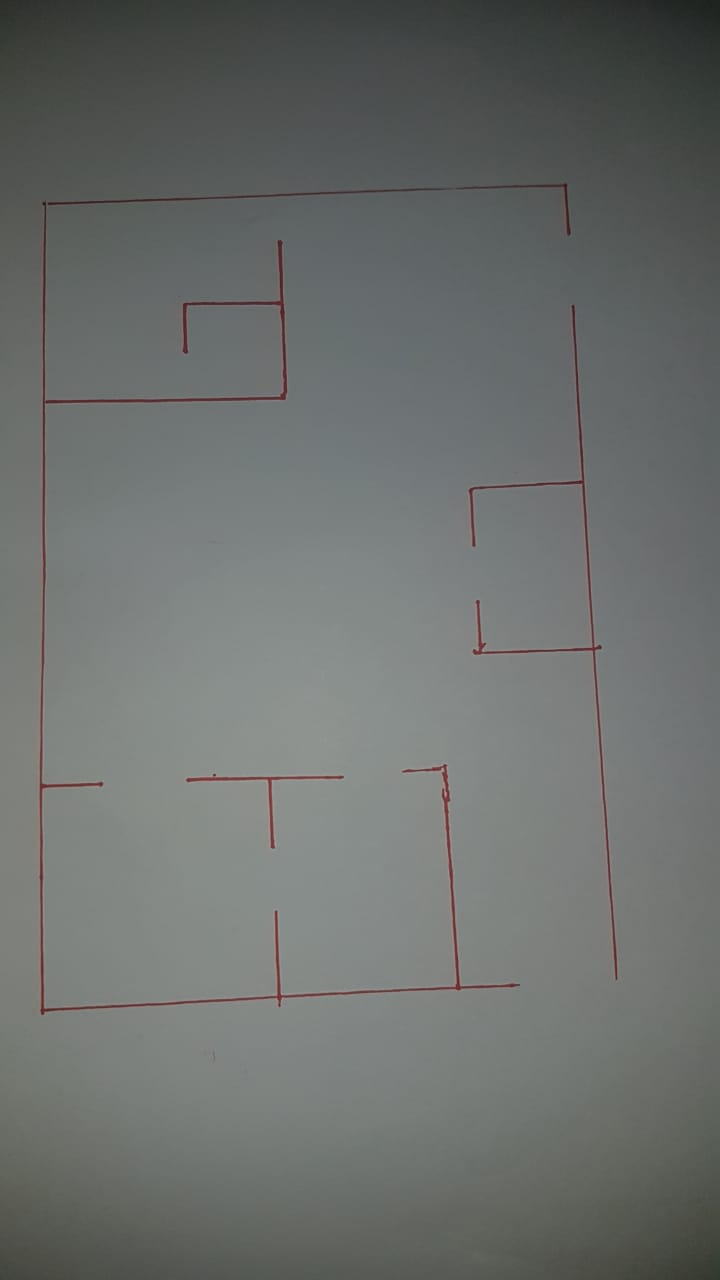
#> input picture Resources/newFiles/5.jpg, 720 x 1280 px
$ jupyter execute --allow-errors Masks_test.ipynb
#> lines starting #> are read from the running program, lines starting #| are printed output that depends on the picture; after the words box and inside, x2 and y2 are one past the last pixel; in counts of white or black regions, pixels touching at a corner belong together
[cell 1]
import cv2
import matplotlib.pyplot as plt
import numpy as np
import imutils

[cell 2]
def show_img(img, immediately_plot: bool = True):
    a = cv2.cvtColor(img.copy(), cv2.COLOR_BGR2RGB)
    plt.axis(False)
    plt.imshow(a)
    if(immediately_plot):
        plt.show()

[cell 3]
def color_filter():
    result = img.copy()
    image = cv2.cvtColor(img, cv2.COLOR_BGR2HSV)
    lower = np.array([155,25,0])
    upper = np.array([179,255,255])
    mask = cv2.inRange(img, lower, upper)
    result = cv2.bitwise_and(img, result, mask=mask)

[cell 4]
img = cv2.imread("Resources/newFiles/5.jpg")
#> img is the input picture: shape (1280, 720, 3); mean B, G, R 109.1, 111.2, 107.9

[cell 5]
gray = cv2.cvtColor(img, cv2.COLOR_BGR2GRAY)

# Find Canny edges
edged = cv2.Canny(gray, 30, 200)
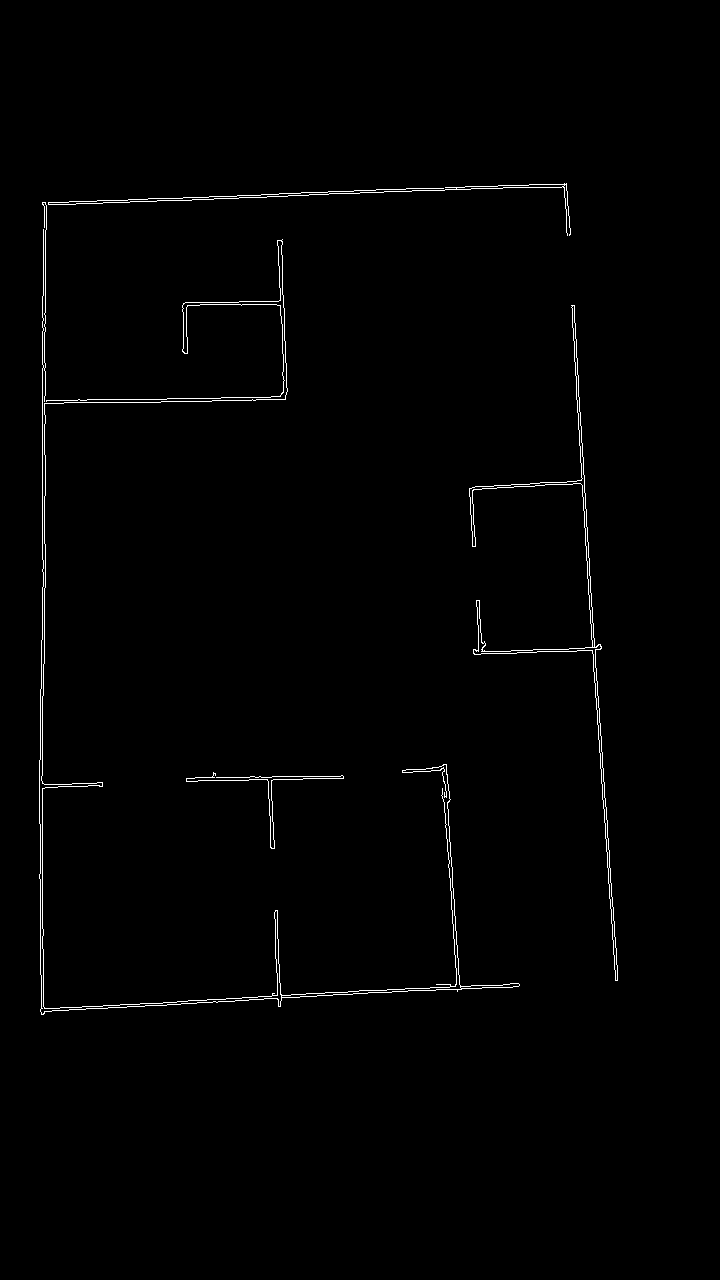
#> edged: shape (1280, 720); 0.89% white in thin lines or dots, all inside (x1, y1, x2, y2) = (39, 183, 618, 1015)

contours, hierarchy = cv2.findContours(edged,  cv2.RETR_EXTERNAL, cv2.CHAIN_APPROX_NONE)
#> contours = 4 contours, 1 with area under 20; largest, box (x1, y1, x2, y2) and area: (469, 305, 618, 981) 2340, (48, 183, 571, 236) 266, (39, 202, 520, 1015) 192

# show_img(edged)
hull_list = []
hull_area_list = []
for i in range(len(contours)):
    hull = cv2.convexHull(contours[i])
    hull_area_list.append(cv2.contourArea(hull))
    hull_list.append(hull)
#> this loop made 4 passes
#> after the loop, hull_area_list = [6391.5, 53116.5, 282214.5, 14397]; hull_list = 4 contours; box (x1, y1, x2, y2) and area: (39, 202, 520, 1015) 282214, (469, 305, 618, 981) 53116, (48, 183, 571, 236) 14397, (186, 772, 344, 849) 6392

# [4 lines of commented-out code are left out]

#> (the rest of this cell did not finish here and is left out)


$ run again, with Resources/newFiles/1.jpg copied over Resources/newFiles/5.jpg
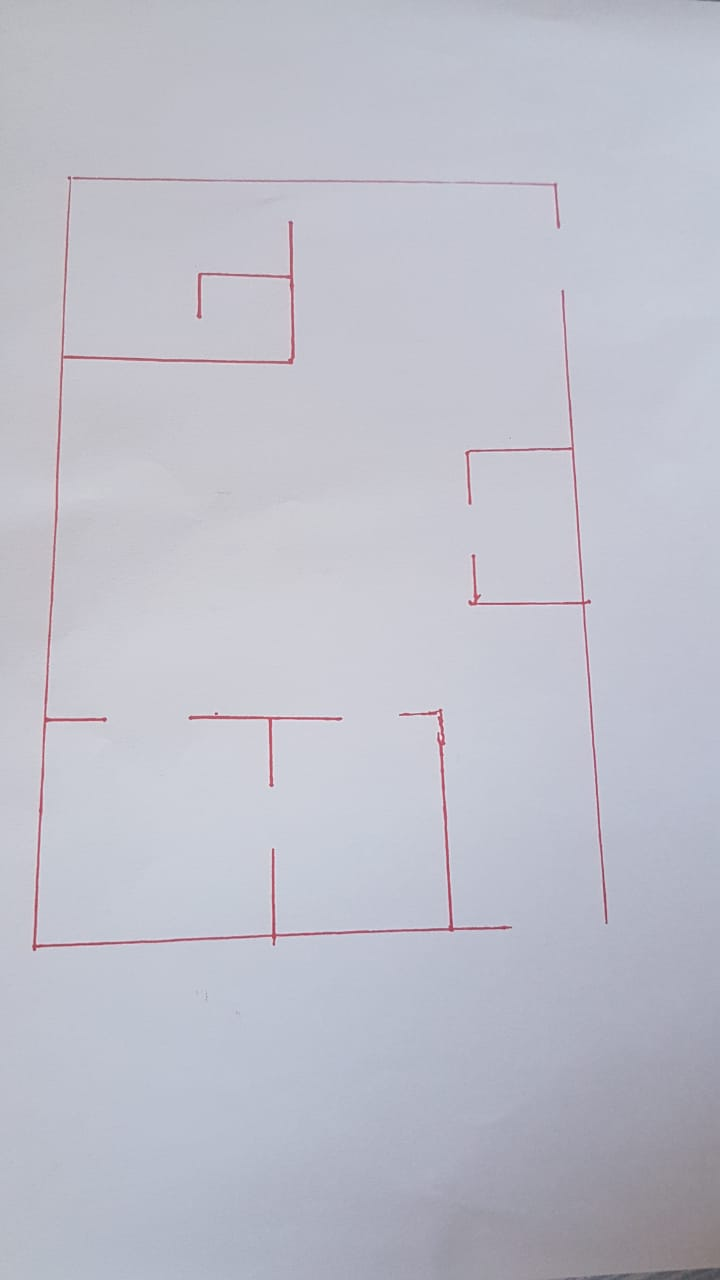
#> input picture Resources/newFiles/1.jpg, 720 x 1280 px
#> img is the input picture: shape (1280, 720, 3); mean B, G, R 202.5, 191.4, 190.6
#> `edged = cv2.Canny(gray, 30, 200)`:
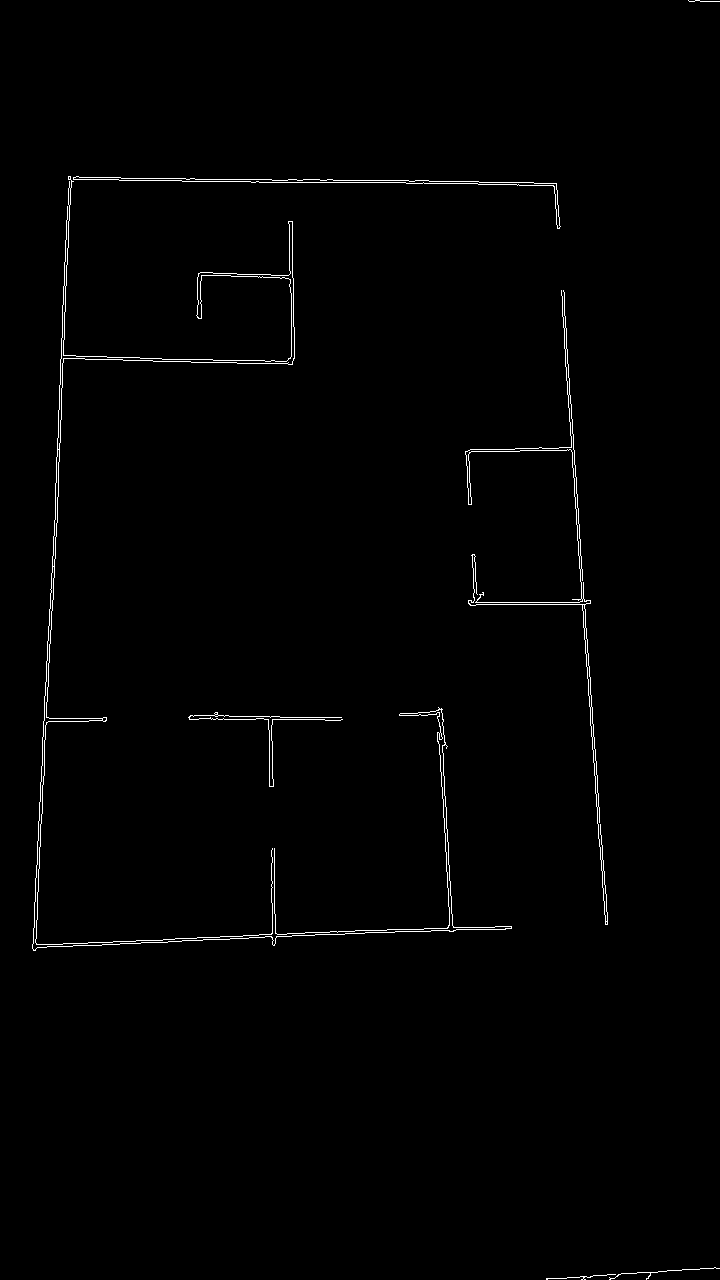
#> edged: shape (1280, 720); 0.87% white in thin lines or dots
#> contours = 7 contours, 4 with area under 20; largest, box (x1, y1, x2, y2) and area: (32, 176, 512, 951) 2061, (465, 290, 608, 925) 1446, (73, 176, 561, 229) 1168
#> the loop `for i in range(len(contours)):` made 7 passes
#> hull on pass 7: [[719, 1], [689, 1], [688, 0], [699, 0]]
#> after the loop `for i in range(len(contours)):`: hull_area_list = [148, 544.5, 5975, 47146, 11982.5, 261180, 20.5]; hull_list = 7 contours; box (x1, y1, x2, y2) and area: (32, 176, 512, 951) 261180, (465, 290, 608, 925) 47146, (73, 176, 561, 229) 11982, (188, 712, 343, 787) 5975, (609, 1267, 720, 1280) 544, (546, 1274, 616, 1280) 148, (688, 0, 720, 2) 20

$ run again, with Resources/newFiles/3.jpg copied over Resources/newFiles/5.jpg
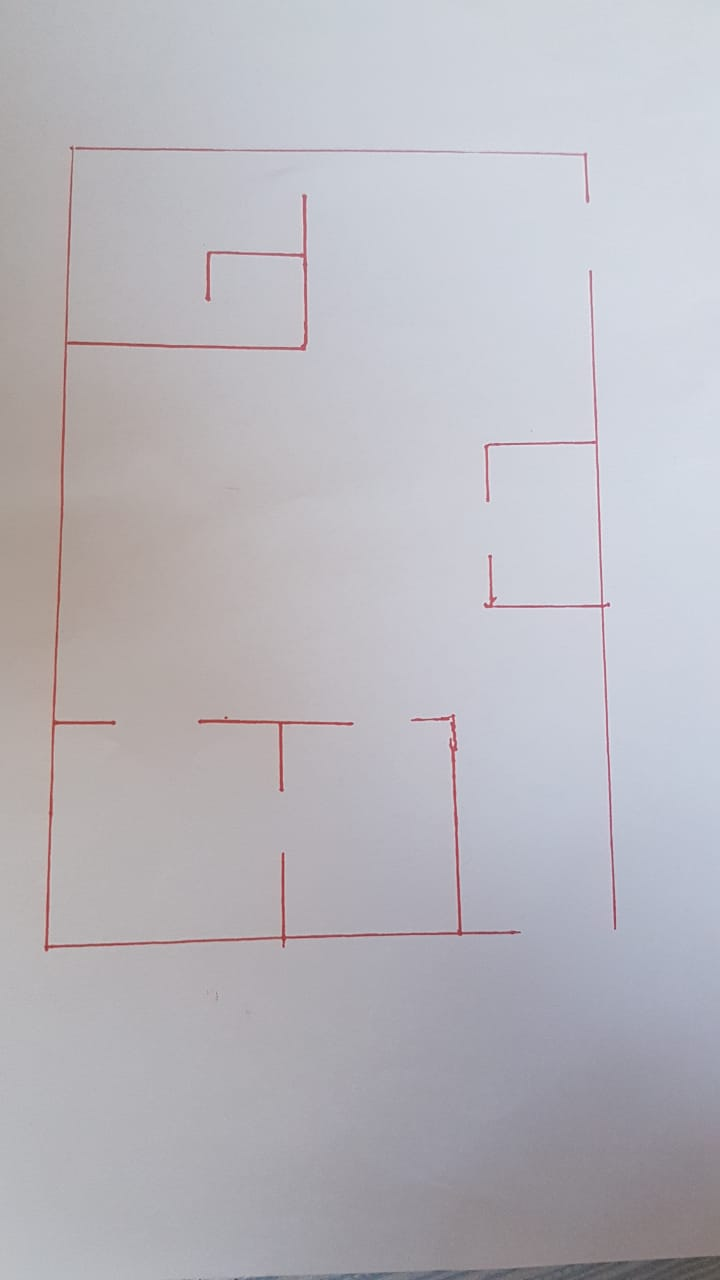
#> input picture Resources/newFiles/3.jpg, 720 x 1280 px
#> img is the input picture: shape (1280, 720, 3); mean B, G, R 189.5, 183.2, 185
#> `edged = cv2.Canny(gray, 30, 200)`:
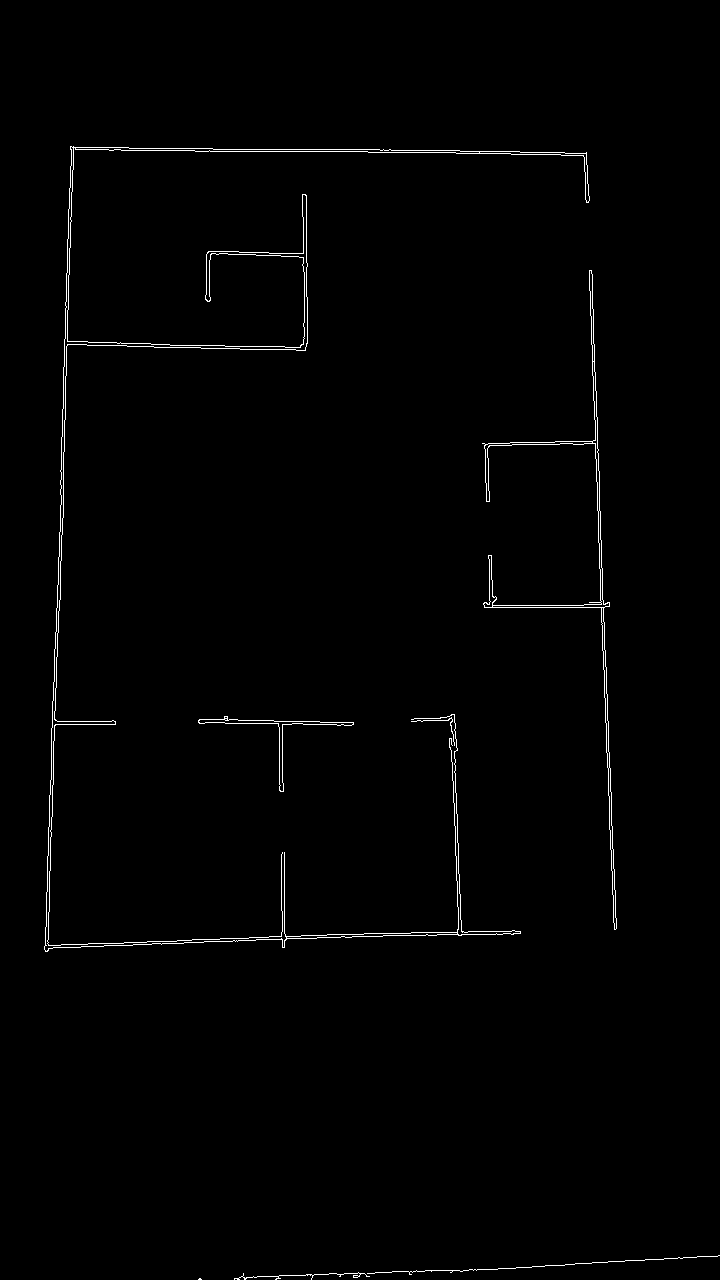
#> edged: shape (1280, 720); 0.94% white in thin lines or dots, all inside (x1, y1, x2, y2) = (44, 146, 720, 1280)
#> contours = 7 contours, 3 with area under 20; largest, box (x1, y1, x2, y2) and area: (482, 270, 617, 930) 2248, (44, 146, 590, 952) 1676, (198, 716, 354, 792) 666, (234, 1272, 370, 1280) 24
#> the loop `for i in range(len(contours)):` made 7 passes
#> hull on pass 1: [[200, 1278], [201, 1279], [198, 1279], [199, 1278]]
#> after the loop `for i in range(len(contours)):`: hull_area_list = [2, 764.5, 906.5, 588, 6038.5, 51103, 397393]; hull_list = 7 contours, 1 with area under 20; largest, box (x1, y1, x2, y2) and area: (44, 146, 590, 952) 397393, (482, 270, 617, 930) 51103, (198, 716, 354, 792) 6038, (367, 1255, 720, 1275) 906, (234, 1272, 370, 1280) 764, (411, 717, 455, 746) 588
